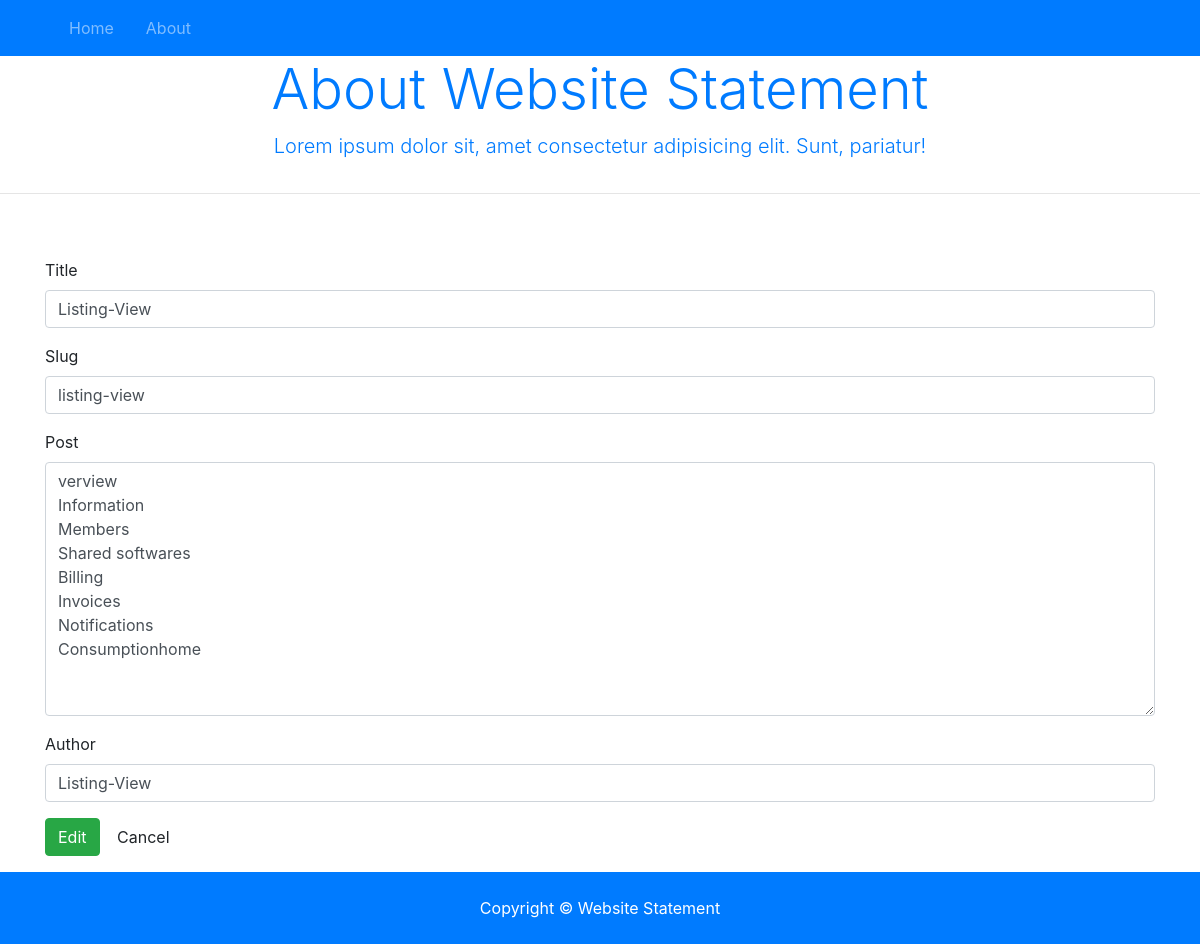
The page /books/update-view/1/ on the database its author committed.
### books/models.py (models this page shows)
class Books(models.Model):
    title = models.CharField(max_length=100)
    slug = models.SlugField(null=True)
    post = models.TextField(max_length=250, blank=True)
    author = models.CharField(max_length=100)

### books/views.py (the view)
# urls.py: path('update-view/<int:pk>/', UpadteBookView.as_view(), name='bookupdate-view'),
class UpadteBookView(UpdateView):
    model = Books
    template_name = 'bookupdate-view.html'
    fields = '__all__'
    pk_url_kwarg = 'pk'
    success_url = reverse_lazy('books:bookupdate-view')

### templates/bookupdate-view.html (shortened to what this page needs)
{% extends "base.html" %}
{% load widget_tweaks %}
{% block content %}
<div class="container pt-5">
    <form method="post" novalidate>
        {% for field in form.visible_fields %}
        <div class="form-group">
            <label for="{{ field.id_for_label }}">{{ field.label }}</label>
            {{ field|add_class:'form-control' }}
        </div>
        {% endfor %}
        <div class="form-group">
            <button type="submit" class="btn btn-success">
             Edit
            </button>
            <a href="{% url 'books:home'  %}" class="btn btn-default">Cancel</a>
        </div>
    </form>
</div>
{% endblock %}

### rows shown on the page
Books: visible_fields "Listing-View" "listing-view" "verview Information Members Shared softwares Billing Invoices Notifications Consumptionhome" "Listing-View"

### other values the page prints
{{ field.label }} "Title" "Slug" "Post" "Author"
